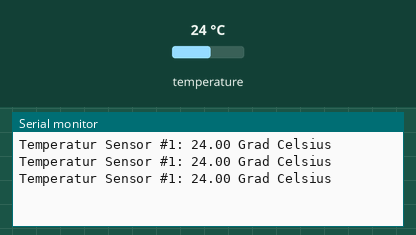
The sketch below on a simulated ESP32. On the bench: the last lines printed to the serial monitor. The test bench sets the inputs (shaded band); at power-on: temperature 24 °C.

Above: at 2.3 s.
2.4 s: temperature set to 12 °C
At 3.7 s:
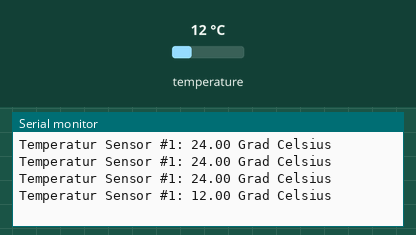
3.9 s: temperature set to 19 °C
At 3.9 s:
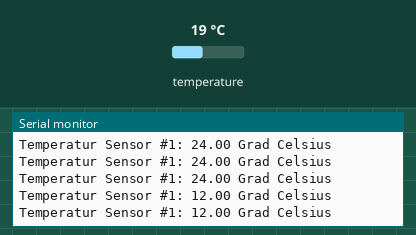
Timing chart, 0 to 6.9 s (numbered marks = the images above; inputs shaded):
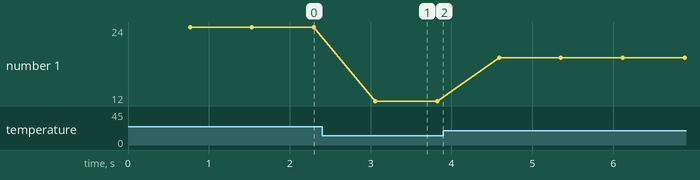

Measured:
- after the input at 2.4 s, the serial monitor: prints a new line after 0.66 s (image 1)
- plotted number 1: 24 → 12 after the input at 2.4 s, 12 → 19 after the input at 3.9 s

The sketch:

ESP32_DS18B20_Test.ino
```cpp
#include <OneWire.h>           // One-Wire-Bibliothek einbinden
#include <DallasTemperature.h> // Dallas-Bibliothek einbinden
#define ONE_WIRE_BUS 9         // DS18B20-Pin IO 9

// One-Wire initialisieren
OneWire oneWire(ONE_WIRE_BUS);
// One-Wire Referenz an Dallas übergeben
DallasTemperature sensors(&oneWire);

void setup() {
  Serial.begin(9600); // Init Serial-Monitor
  sensors.begin();    // Dallas-Bibliothek starten
}

void loop() {
  // Temperaturmessung anfordern
  sensors.requestTemperatures();
  // Ausgabe-Text für Sensor #1
  Serial.print("Temperatur Sensor #1: ");
  // Temperatur von Sensor #1 ausgeben
  Serial.print(sensors.getTempCByIndex(0));
  Serial.println(" Grad Celsius");
}
```
